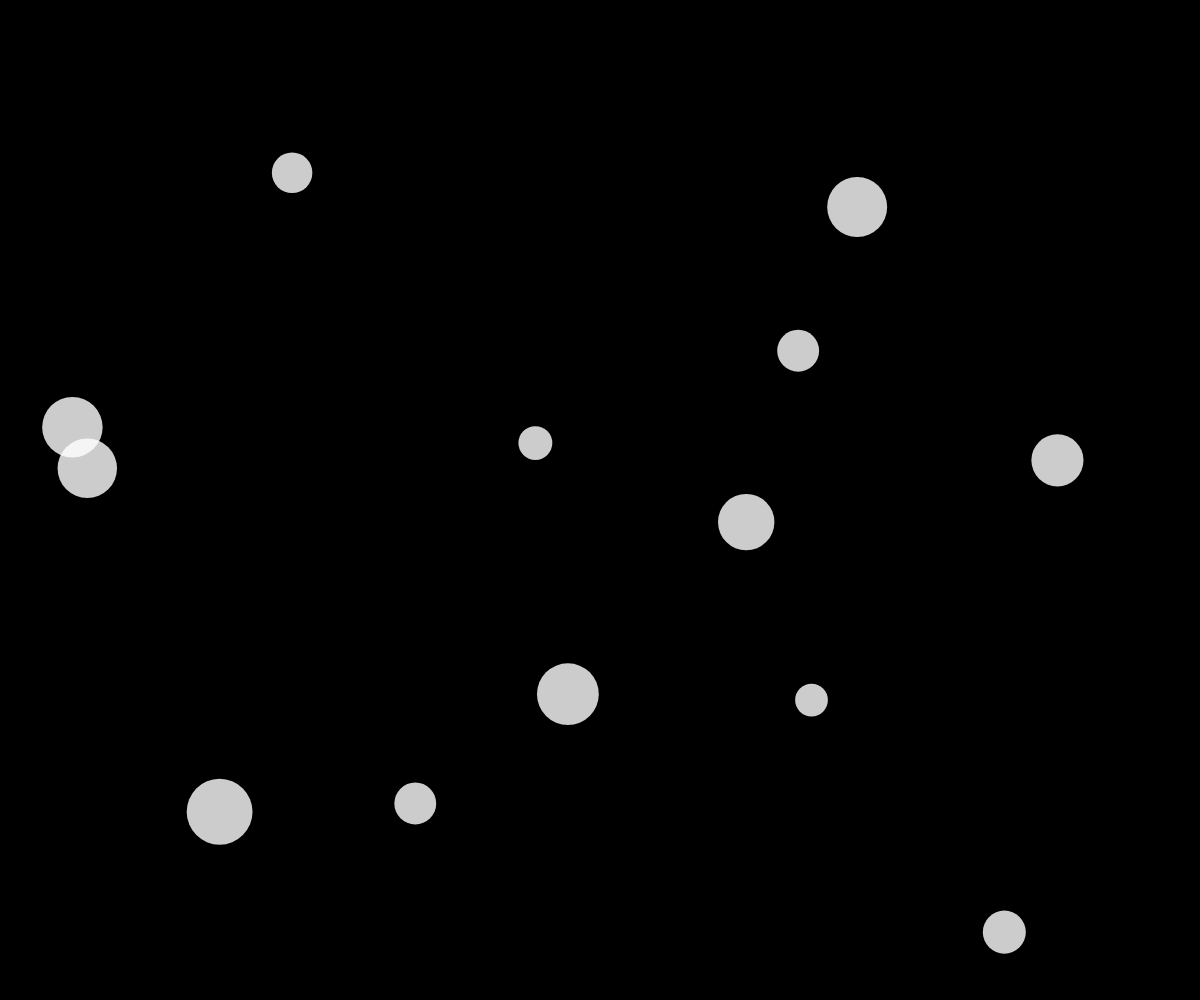
Frame 1 (no input)
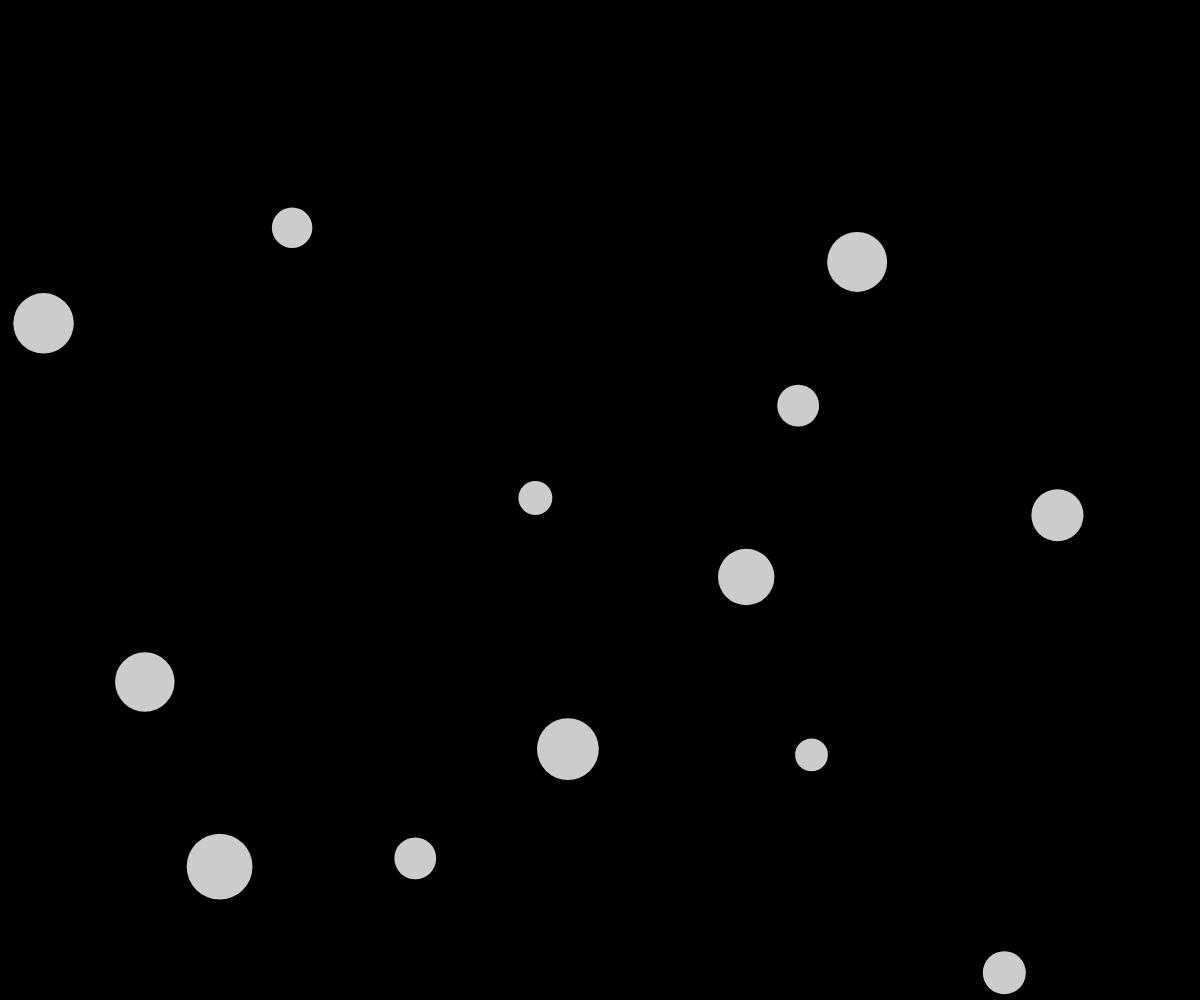
Frame 60 (no input)
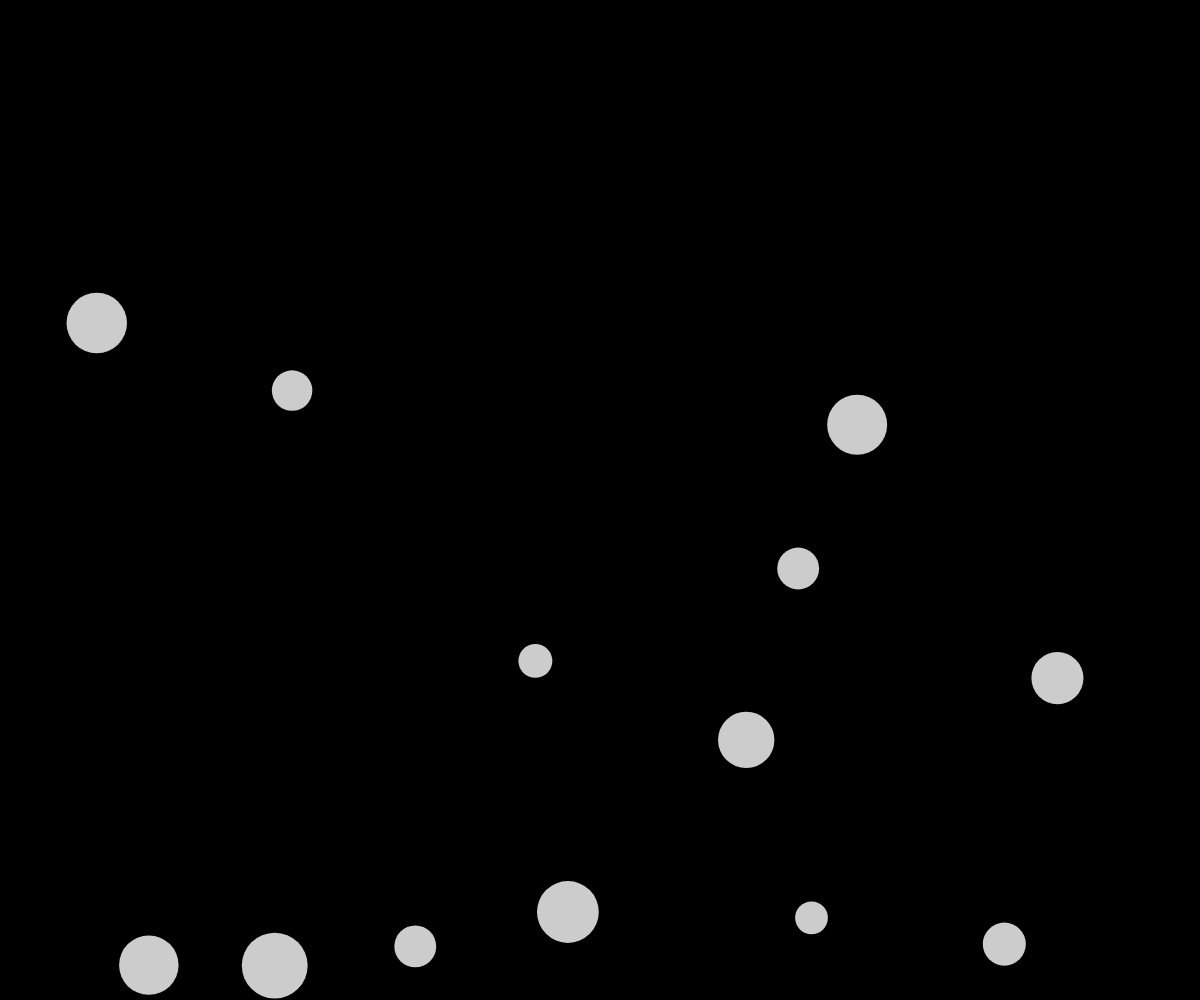
Frame 120 (the mouse pressed at the canvas centre since frame 60)

The p5.js sketch that drew these frames (run headless with seeded random() and noise() and a simulated clock; from frame 60 on, the mouse is pressed at the canvas centre):

// p5.js sketch
// ── sketch.js

let numBalls = 13;
let spring = 0.05;
let gravity = 0.03;
let friction = -0.9;
let balls = [];

function setup() {
  createCanvas(windowWidth, windowHeight);
  for (let i = 0; i < numBalls; i++) {
    balls[i] = new Ball(
      random(width),
      random(height),
      random(30, 70),
      i,
      balls
    );
  }
  noStroke();
  fill(255, 204);
}

function draw() {
  background(0);
  balls.forEach(ball => {
    ball.collide();
    ball.move();
    ball.display();
  });
}

class Ball {
  constructor(xin, yin, din, idin, oin) {
    this.x = xin;
    this.y = yin;
    this.vx = 0;
    this.vy = 0;
    this.diameter = din;
    this.id = idin;
    this.others = oin;
  }

  collide() {
    for (let i = this.id + 1; i < numBalls; i++) {
      // console.log(others[i]);
      let dx = this.others[i].x - this.x;
      let dy = this.others[i].y - this.y;
      let distance = sqrt(dx * dx + dy * dy);
      let minDist = this.others[i].diameter / 2 + this.diameter / 2;
      //   console.log(distance);
      //console.log(minDist);
      if (distance < minDist) {
        //console.log("2");
        let angle = atan2(dy, dx);
        let targetX = this.x + cos(angle) * minDist;
        let targetY = this.y + sin(angle) * minDist;
        let ax = (targetX - this.others[i].x) * spring;
        let ay = (targetY - this.others[i].y) * spring;
        this.vx -= ax;
        this.vy -= ay;
        this.others[i].vx += ax;
        this.others[i].vy += ay;
      }
    }
  }

  move() {
    this.vy += gravity;
    this.x += this.vx;
    this.y += this.vy;
    if (this.x + this.diameter / 2 > width) {
      this.x = width - this.diameter / 2;
      this.vx *= friction;
    } else if (this.x - this.diameter / 2 < 0) {
      this.x = this.diameter / 2;
      this.vx *= friction;
    }
    if (this.y + this.diameter / 2 > height) {
      this.y = height - this.diameter / 2;
      this.vy *= friction;
    } else if (this.y - this.diameter / 2 < 0) {
      this.y = this.diameter / 2;
      this.vy *= friction;
    }
  }

  display() {
    ellipse(this.x, this.y, this.diameter, this.diameter);
  }
}
